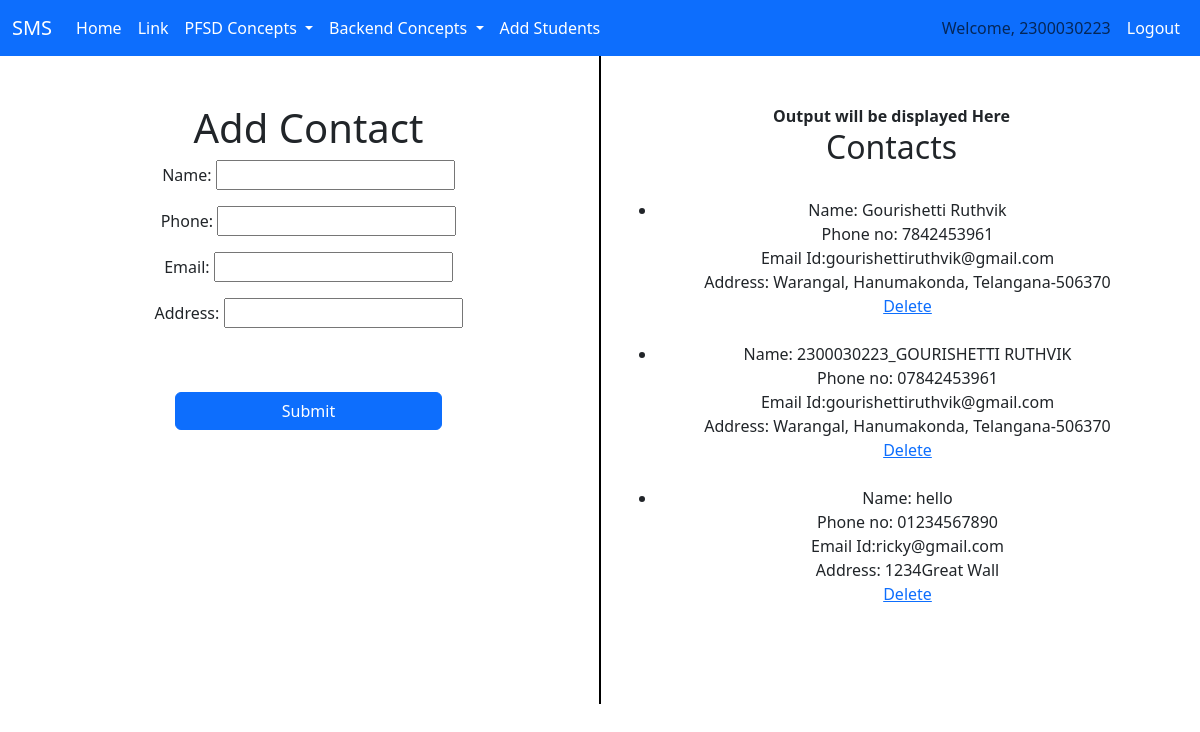
Screenshot of /add_contact/ (signed in) with the database file from the repository.
### adminApp/models.py (models this page shows, shortened)
class Contact(models.Model):
    name = models.CharField(max_length=200)
    phone = models.CharField(max_length=15)
    email = models.EmailField()
    address = models.CharField(max_length=150)
    created_at = models.DateTimeField(auto_now_add=True)
    content = models.TextField(default='default content')  # Ensure this line is present

### adminApp/views.py (the view)
# urls.py: path('add_contact/', views.add_contact, name='add_contact'),
def add_contact(request):
    if request.method == 'POST':
        form = ContactForm(request.POST)
        if form.is_valid():
            form.save()
            return redirect('add_contact')
    else:
        form = ContactForm()
        contact = Contact.objects.all()
    return render(request, 'adminApp/add_contact.html', {'form': form, 'contacts': contact})

### adminApp/forms.py
class ContactForm(forms.ModelForm):
    class Meta:
        model = Contact
        fields = ['name','phone','email','address']

### templates/adminApp/add_contact.html (shortened to what this page needs)
{% extends 'Navbar/ProjectNavbar.html' %}
{% load static %}
{% block body %}
<div class="container text-center">
  <div class="row">
    <div class="col">
        <br><br>
            <h1>Add Contact</h1>
            <form method="post" action="{% url 'add_contact' %}">{% csrf_token %}
            {{ form.as_p }}
            <br><br>
            <div class="d-grid gap-2 col-6 mx-auto">
            <button class="btn btn-primary" type="submit">Submit</button>
            </div>
        </form>
    </div>
      <br><br><br><br><br><br><br><br><br><br><br><br><br><br><br><br>
      <br><br><br><br><br><br><br><br><br><br><br>
       <div class="col-auto d-flex align-items-center">
      <div style="border-left: 2px solid black; height: 100%;"></div>
    </div>
    <div class="col">
        <br><br>
        <strong> Output will be displayed Here</strong>
              <h2>Contacts</h2><br>
    <ul>
        {% for contact in contacts %}
            <li>
                Name: {{ contact.name }}<br>
                Phone no: {{ contact.phone }}<br>
                Email Id:{{ contact.email }}<br>
                Address: {{ contact.address }}<br>
                <a href="{% url 'delete_contact' contact.pk %}">Delete</a><br>
            </li>
            <br>
        {% endfor %}
    </ul>
    </div>
  </div>
</div>
{% endblock %}

### templates/Navbar/ProjectNavbar.html (shortened to what this page needs)
<!DOCTYPE html>
<html lang="en">
<head>
    <link href="https://cdn.jsdelivr.net/npm/bootstrap@5.3.3/dist/css/bootstrap.min.css" rel="stylesheet">
</head>
<body>
    <nav class="navbar navbar-expand-lg bg-primary">
      <div class="container-fluid">
        <a class="navbar-brand" href="{% url 'ProjectHomePage' %}" style="color: white;">SMS</a>
        <div class="collapse navbar-collapse" id="navbarSupportedContent">
          <ul class="navbar-nav me-auto mb-2 mb-lg-0">
            <li class="nav-item">
              <a class="nav-link active" aria-current="page" href="{% url 'ProjectHomePage' %}" style="color: white;">Home</a>
            </li>
            <li class="nav-item">
              <a class="nav-link" href="#" style="color: white;">Link</a>
            </li>
            <li class="nav-item dropdown">
              <a class="nav-link dropdown-toggle" href="#" role="button" data-bs-toggle="dropdown" aria-expanded="false" style="color: white;">
                PFSD Concepts
              </a>
            </li>
            <li class="nav-item dropdown">
                <a class="nav-link dropdown-toggle" href="#" role="button" data-bs-toggle="dropdown" aria-expanded="false" style="color: white;">
                Backend Concepts
                </a>
            </li>
               <li class="nav-item">
                  <a class="nav-link" href="{% url 'addStudent' %}" style="color: white;">Add Students</a>
                </li>
          </ul>
        </div>
        <ul  class="navbar-nav ms-auto">
        <li>
                {% if user.is_authenticated %}
                <li class="nav-item">
                <span class="nav-link">Welcome, {{ user.username }}</span>
            </li>
                  <li class="nav-item">
                  <a class="nav-link" href="{% url 'logout' %}" style="color: white;">Logout</a>
                  </li>
                {% endif %}
      </ul>
      </div>
    </nav>
{% block body %}
{% endblock %}
</body>
</html>

### rows the page displays
Contact: name "Gourishetti Ruthvik", phone "7842453961", email "gourishettiruthvik@gmail.com", address "Warangal, Hanumakonda, Telangana-506370"
Contact: name "2300030223_GOURISHETTI RUTHVIK", phone "07842453961", email "gourishettiruthvik@gmail.com", address "Warangal, Hanumakonda, Telangana-506370"
Contact: name "hello", phone "01234567890", email "ricky@gmail.com", address "1234Great Wall"

### other values shown
{{ user.username }} "2300030223"
